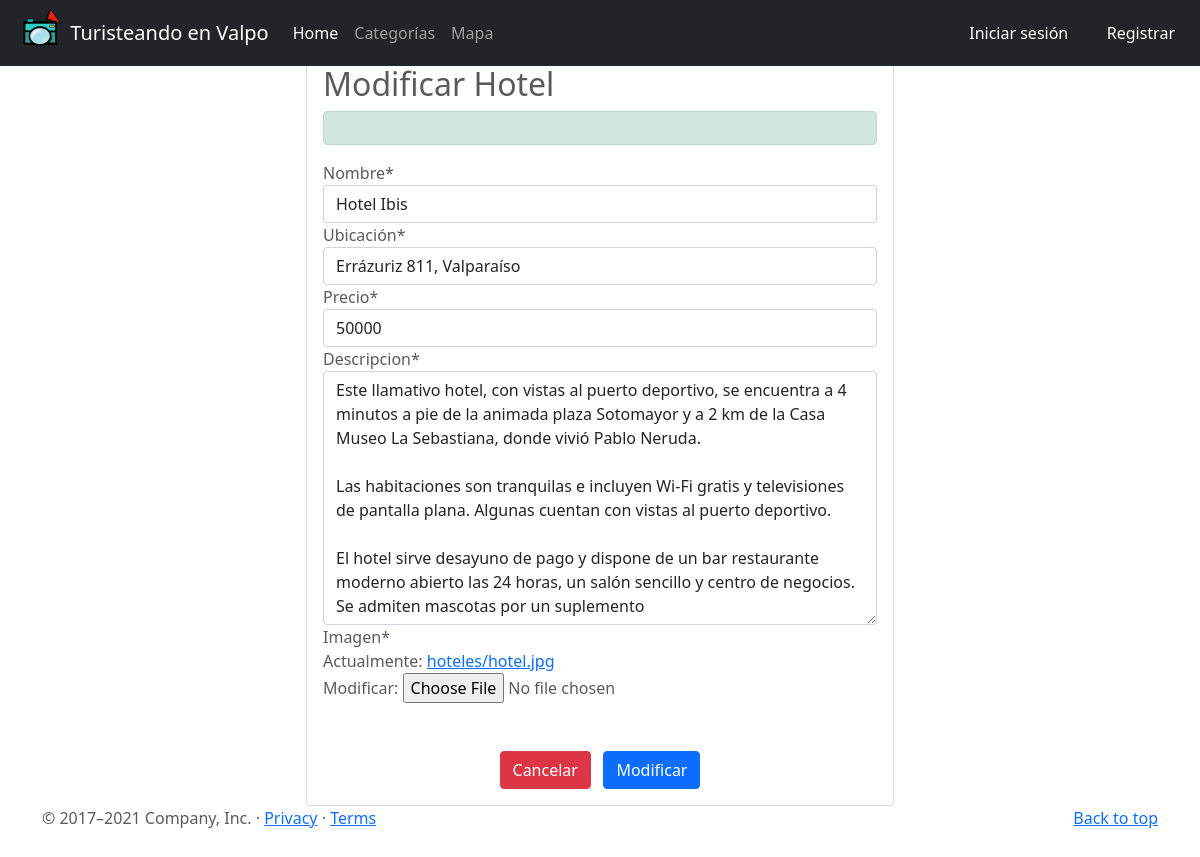
Page /modificar_hotel/1/ on the earlier database version.
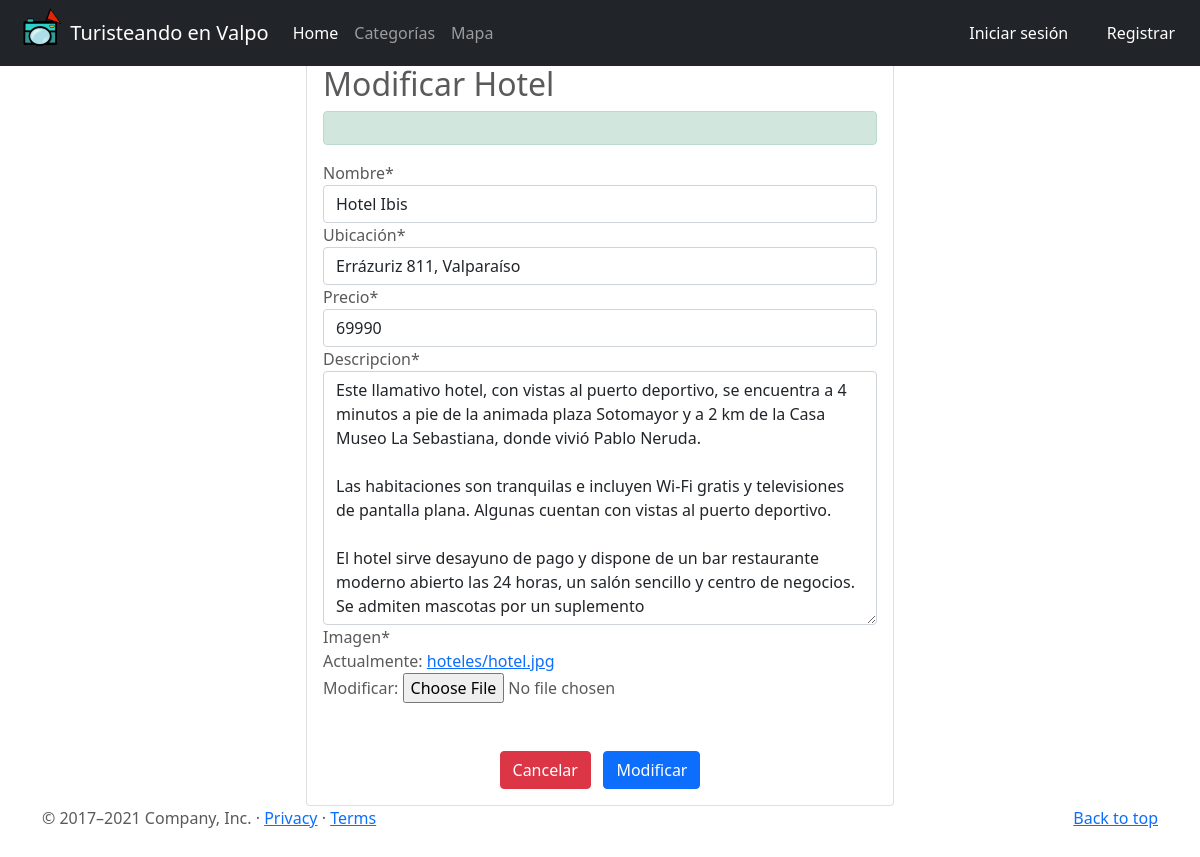
Same page on the later database version.
### app/models.py (models this page shows, shortened)
class Hotel(models.Model):
    nombre = models.CharField(max_length=50)
    ubicacion = models.CharField(max_length=60)
    precio = models.IntegerField(null=False)
    descripcion = models.TextField()
    estrellas = models.IntegerField(null=True)
    imagen = models.ImageField(upload_to="hoteles",null=True)

### app/views.py (the view)
# urls.py: path('modificar_hotel/<id>/', views.modificar_hotel, name='modificar_hotel'),
def modificar_hotel(request, id):
    hotel = Hotel.objects.get(id=id)
    data= {
        'form' : FormularioHotel(instance = hotel),
    }
    if request.method == 'POST' :
        formulario = FormularioHotel(data=request.POST, instance=hotel, files=request.FILES)
        if formulario.is_valid():
            formulario.save()
            data['mensaje'] = "Modificado Correctamente"
        data['form'] = FormularioHotel(instance=Hotel.objects.get(id=id))
    return render(request, 'app/modificar_hotel.html', data)

### app/forms.py
class FormularioHotel(ModelForm):
    nombre = forms.CharField(label='Nombre')
    ubicacion = forms.CharField(label='Ubicación')
    precio = forms.IntegerField(label='Precio')
    descripcion = forms.Textarea()
    class Meta:
        model = models.Hotel
        fields = ['nombre', 'ubicacion', 'precio', 'descripcion', 'imagen']
        help_texts = {k:"" for k in fields}

### app/templates/app/modificar_hotel.html (shortened to what this page needs)
{% extends 'app/base.html' %}
{% load static %}
{% load humanize %}
{% load crispy_forms_tags %}
{% block contenido %}
<div class="row">
    <div class="col-12 col-md-6 offset-md-3">
        <div class="card">
            <div class="card-body">
                <h2>Modificar Hotel</h2>
                <div>
                    <p class="alert alert-success">{{ mensaje }}</p>
                </div>
                <form class="form" method="post" enctype="multipart/form-data">
                    <table>
                        {{ form | crispy }}
                    </table>
                    <br>
                    <br>
                    <div class="d-flex justify-content-center">
                        <a class="btn btn-danger" href="{% url 'listar_hotel' %}">Cancelar</a>
                        <input type="submit" value="Modificar" class="btn btn-primary">
                    </div>
                </form>
            </div>
        </div>
    </div>
</div>
{% endblock %}

Differences in the rows shown:
changed Hotel "Hotel Ibis": precio "50000" → "69990"
